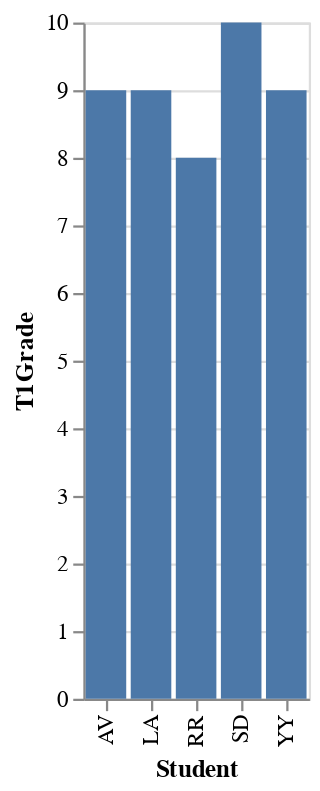

The notebook cell saved with this chart:
### Code cell
# and then use the filtered df

alt.Chart(df).mark_bar().encode(
    x='Student',
    y='T1Grade'
)

### Figure 1 — Vega-Lite specification as saved in the notebook (floating-point values rounded to 4 significant figures)
{"config": {"view": {"continuousWidth": 400, "continuousHeight": 300}}, "data": {"name": "data-7d108e645dbbfbb63a47830e8dd41d37"}, "mark": "bar", "encoding": {"x": {"field": "Student", "type": "nominal"}, "y": {"field": "T1Grade", "type": "quantitative"}}, "$schema": "https://vega.github.io/schema/vega-lite/v4.17.0.json", "datasets": {"data-7d108e645dbbfbb63a47830e8dd41d37": [{"Student": "AV", "Class": "A", "T1Grade": 9, "T2Grade": 5}, {"Student": "SD", "Class": "B", "T1Grade": 10, "T2Grade": 4}, {"Student": "RR", "Class": "B", "T1Grade": 8, "T2Grade": 6}, {"Student": "YY", "Class": "B", "T1Grade": 9, "T2Grade": 7}, {"Student": "LA", "Class": "A", "T1Grade": 9, "T2Grade": 8}]}}
